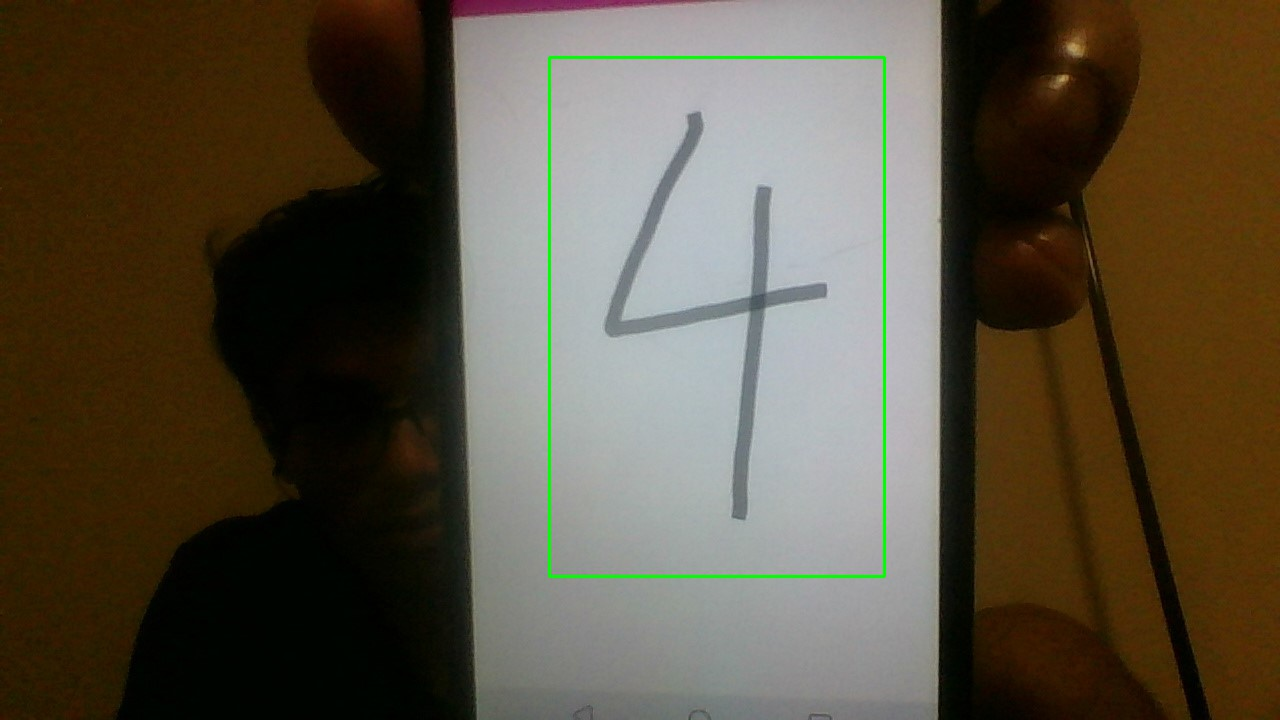
#> input picture lhwdc/4/bbox.jpg, 1280 x 720 px
$ python -i image_process.py   (imports and definitions only)
#> lines starting #> are read from the running program, lines starting #| are printed output that depends on the picture; after the words box and inside, x2 and y2 are one past the last pixel; in counts of white or black regions, pixels touching at a corner belong together
#> further down, picture is the input picture: shape (720, 1280, 3); mean B, G, R 63.5, 79.8, 88.5
import cv2
import numpy as np
import matplotlib.pyplot as plt
import imutils

def find_num(im):
    gray = cv2.cvtColor(im, cv2.COLOR_BGR2GRAY)
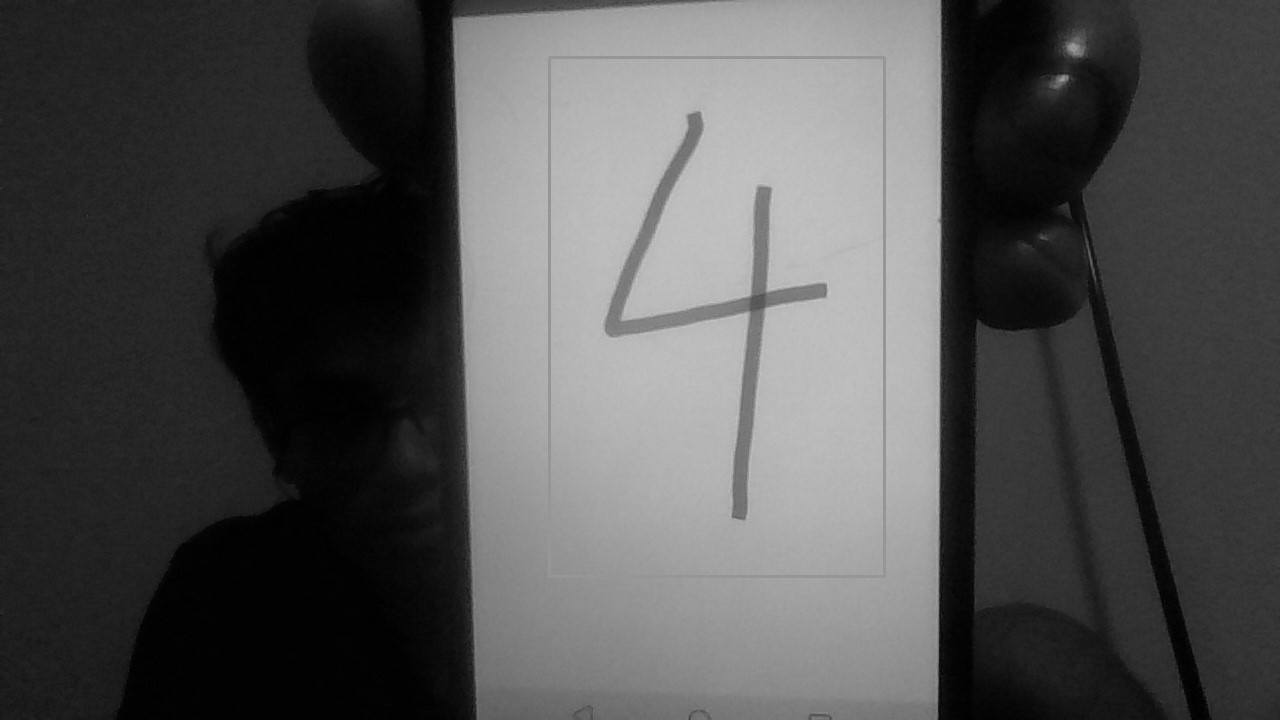
#> gray: shape (720, 1280); min 0, max 201, mean 80.6
    blurred = cv2.GaussianBlur(gray , (5,5), 0)
    edge = cv2.Canny(blurred, 50, 200, 255)
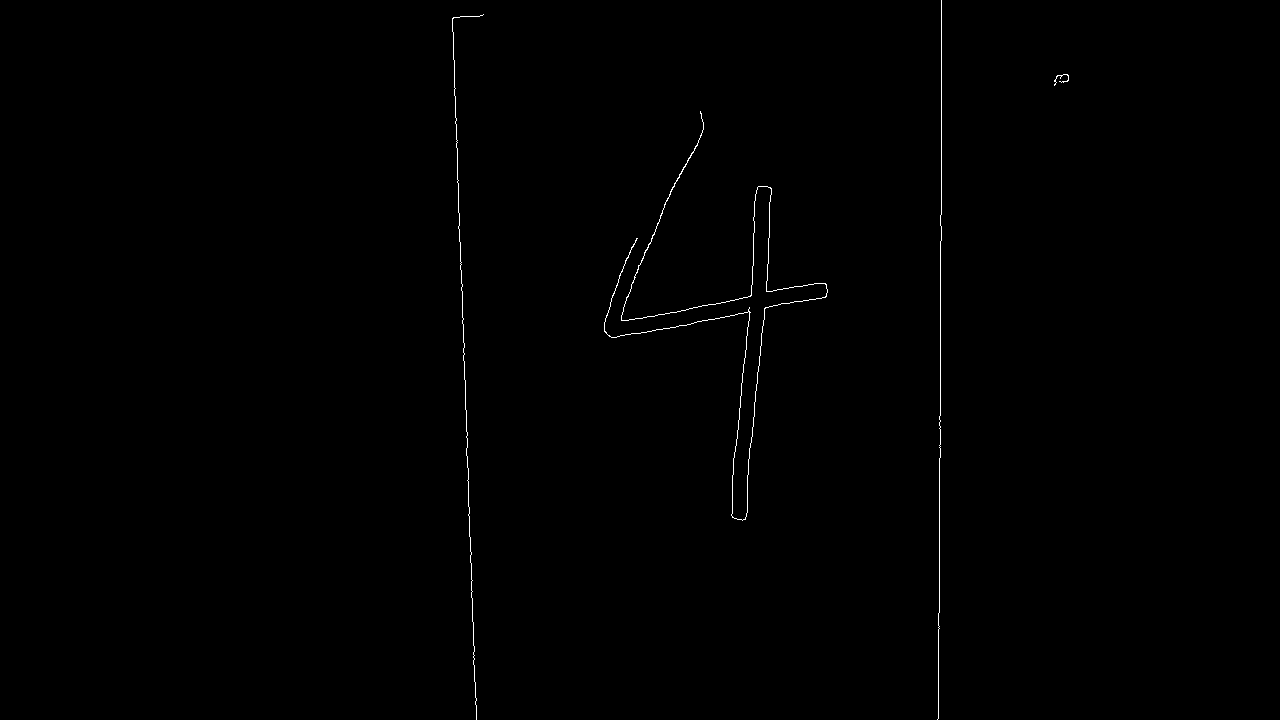
#> edge: shape (720, 1280); 0.32% white in thin lines or dots, all inside (x1, y1, x2, y2) = (452, 0, 1069, 720)
    th3 = cv2.adaptiveThreshold(edge,255,cv2.ADAPTIVE_THRESH_GAUSSIAN_C, cv2.THRESH_BINARY_INV,11,2)
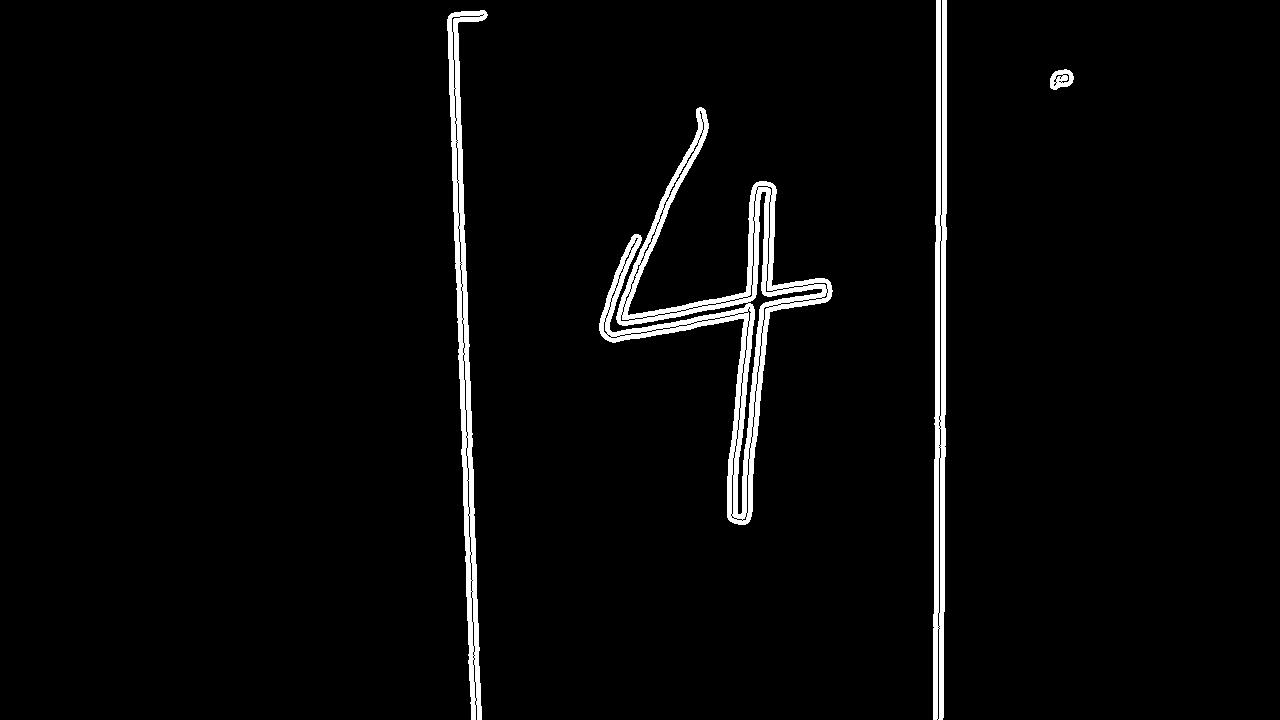
#> th3: shape (720, 1280); 3.1% white; 4 white regions, box (x1, y1, x2, y2) and area: (599, 107, 833, 525) 13588, (447, 10, 488, 720) 7239, (933, 0, 947, 720) 7177, (1050, 69, 1074, 90) 330
    dil = cv2.dilate(th3, np.ones((2, 2), np.uint8), iterations=1)
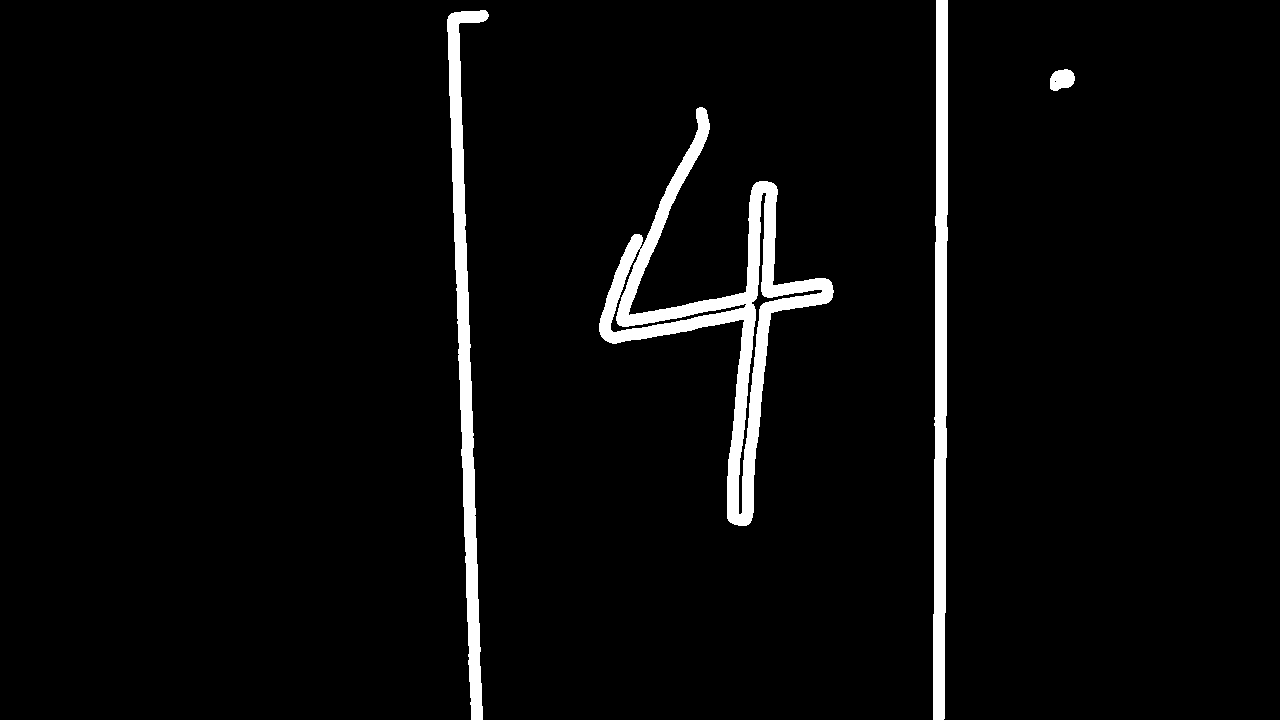
#> dil: shape (720, 1280); 3.7% white; 4 white regions

    #plt.imshow(edge)

    digitCnts = []
    arr=[]
    cnts = cv2.findContours(dil.copy(),1,2)
#> cnts = 7 contours, 1 with area under 20; largest, box (x1, y1, x2, y2) and area: (599, 107, 834, 526) 17730, (447, 10, 489, 720) 8012, (933, 0, 948, 720) 7898, (738, 192, 823, 515) 1591, (610, 248, 747, 333) 826, (1050, 69, 1075, 91) 387
    maxi = -1
    h=im.shape[0]
#> h = 720
    w=im.shape[1]
#> w = 1280
    bbox = ( w//4, h//4 , w//2 , h//2 ) ## default in case no bbox is found
#> bbox = (320, 180, 640, 360)
    for c in cnts[1]:
        (x, y, w, h) = cv2.boundingRect(c)
#        cv2.rectangle(im,(x,y),(x+w,y+h),(0,255,0),2)
        arr.append((w,h))
        if w>50 and w<300 and h>50 and h<500 and w*h>maxi:
            maxi = w*h
            bbox = (x,y,w,h)
#> this loop made 1 pass
#> after the loop, arr = []; maxi = -1
#            cv2.rectangle(im,(x,y),(x+w,y+h),(0,255,0),2)
    x=bbox[0]-50
    y=bbox[1]-50
    w=bbox[2]+100
    h=bbox[3]+100
    cv2.rectangle(im,(x,y),(x+w,y+h),(0,255,0),2)
#    cv2.imshow('default',im)
#    cv2.waitKey(0)
    return (im, bbox)

def crop(im, bbox):
    x=max(bbox[0]-20,0)
    y=max(bbox[1]-20,0)
    w=min(bbox[2]+40,im.shape[1]-1)
    h=min(bbox[3]+40,im.shape[0]-1)
    crop_img = im[ y:y+h, x:x+w ]
#    print(y,x,y+h,x+w)
#    print("crop img",crop_img.shape)
    crop_gray = cv2.cvtColor(crop_img, cv2.COLOR_BGR2GRAY)
    crop_blur = cv2.GaussianBlur(crop_gray , (13,13), 0)

    th = cv2.adaptiveThreshold(crop_blur, 255,cv2.ADAPTIVE_THRESH_GAUSSIAN_C, cv2.THRESH_BINARY_INV,11,2)
    res = cv2.resize(th,(28,28))
#    plt.imshow(res, cmap="gray")
    return res

# [4 lines of commented-out code are left out]

>>> import cv2
>>> picture = cv2.imread('lhwdc/4/bbox.jpg')
#> (the run stopped early here; a loop or call above may not have finished)
